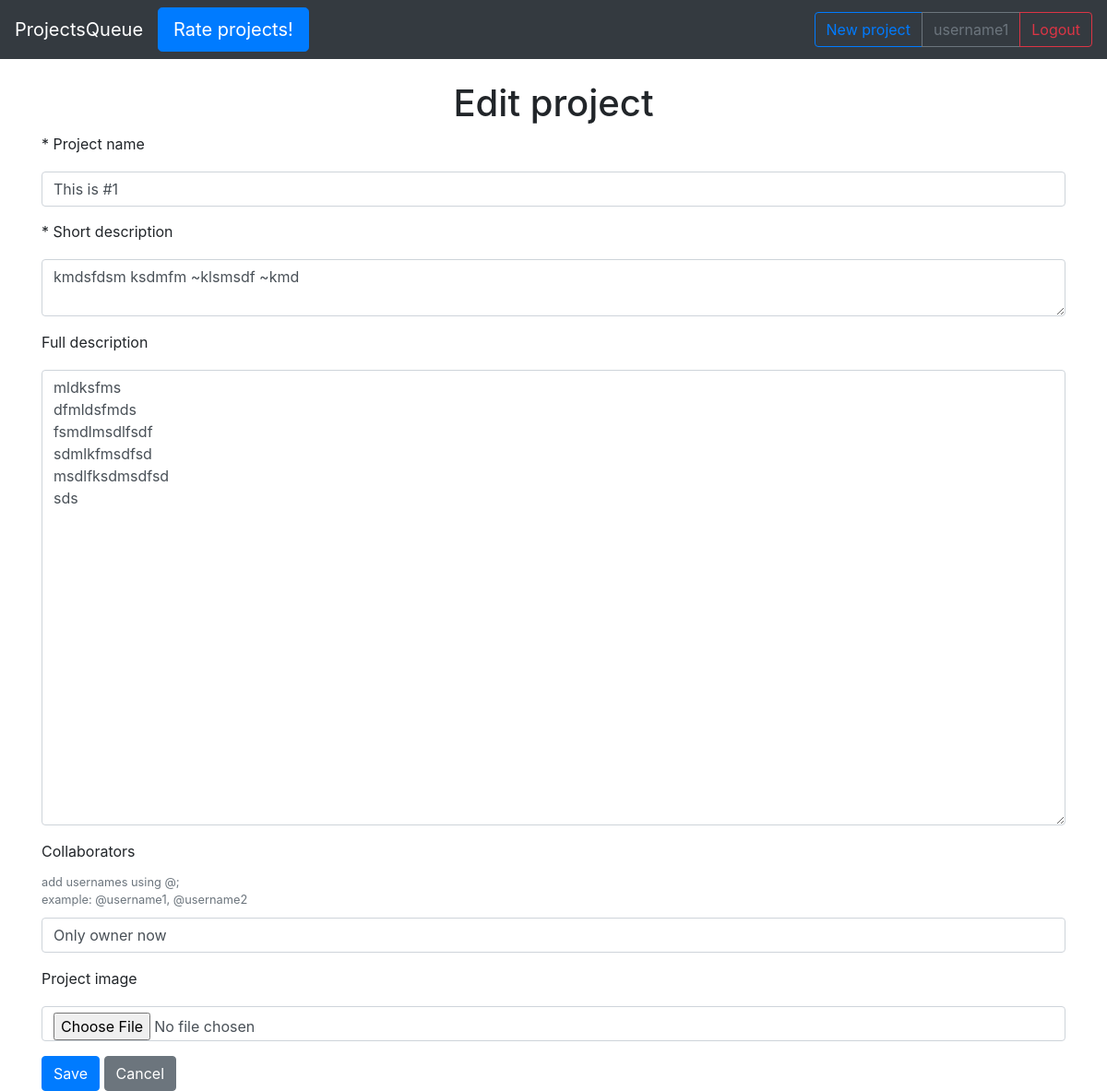
The page /project/edit/1 (signed in) on the database its author committed.
### models.py (models this page shows, shortened)
class User(SqlAlchemyBase, UserMixin):
    __tablename__ = 'users'
    id = sqlalchemy.Column(sqlalchemy.Integer, primary_key=True, autoincrement=True)
    name = sqlalchemy.Column(sqlalchemy.String, nullable=True)
    surname = sqlalchemy.Column(sqlalchemy.String, nullable=True)
    username = sqlalchemy.Column(sqlalchemy.String, unique=True)
    email = sqlalchemy.Column(sqlalchemy.String, unique=True)
    hashed_password = sqlalchemy.Column(sqlalchemy.String, nullable=True)
    description = sqlalchemy.Column(sqlalchemy.String, nullable=True)
    country = sqlalchemy.Column(sqlalchemy.String, nullable=True)
    age = sqlalchemy.Column(sqlalchemy.Integer)
    register_date = sqlalchemy.Column(sqlalchemy.DateTime)
    prjcts = sqlalchemy.Column(sqlalchemy.String)

class Projects(SqlAlchemyBase):
    __tablename__ = 'projects'
    id = sqlalchemy.Column(sqlalchemy.Integer, primary_key=True, autoincrement=True)
    name = sqlalchemy.Column(sqlalchemy.String, nullable=True)
    short_description = sqlalchemy.Column(sqlalchemy.Text, nullable=True)
    full_description = sqlalchemy.Column(sqlalchemy.Text, nullable=True)
    create_date = sqlalchemy.Column(sqlalchemy.DateTime, default=datetime.datetime.now())
    image_path = sqlalchemy.Column(sqlalchemy.String)
    edit_date = sqlalchemy.Column(sqlalchemy.DateTime)
    rates_5 = sqlalchemy.Column(sqlalchemy.Integer, default=0)
    rates_4 = sqlalchemy.Column(sqlalchemy.Integer, default=0)
    rates_3 = sqlalchemy.Column(sqlalchemy.Integer, default=0)
    rates_2 = sqlalchemy.Column(sqlalchemy.Integer, default=0)
    rates_1 = sqlalchemy.Column(sqlalchemy.Integer, default=0)
    num_rates = sqlalchemy.Column(sqlalchemy.Integer, default=0)
    avg_rate = sqlalchemy.Column(sqlalchemy.Float, default=0)
    views = sqlalchemy.Column(sqlalchemy.Integer, default=0)
    owner_id = sqlalchemy.Column(sqlalchemy.Integer, sqlalchemy.ForeignKey('users.id'))
    owner = orm.relationship('User', foreign_keys='Projects.owner_id', lazy='subquery')  # type: User
    collaborators = orm.relation('User', secondary='association_collabs', backref='projects')
    comments = orm.relationship('Comment', backref='projects', lazy='dynamic')

### blog.py (the view, shortened to what this page needs)
@blueprint.route('/edit/<int:id>', methods=['GET', 'POST'])
@login_required
def edit_blog(id):
    form = EditProjectForm()
    if request.method == 'GET':
        project = get_project(id)  # type: Projects
        if project:
            form.name.data = project.name
            form.short_description.data = project.short_description
            form.full_description.data = project.full_description
            form.collaborators.data = 'Only owner now'
            form.image_field.data = project.image_path
        else:
            abort(404)
    return render_template('edit_project.html', title='Edit project', form=form)

### forms.py
class EditProjectForm(ProjectForm):
    submit = SubmitField('Save')

### db_session.py (called while the page is built)
def create_session() -> Session:
    global __factory
    return __factory()

### main.py (called while the page is built)
@login_manager.user_loader
def load_user(user_id):
    sesion = db_session.create_session()
    return sesion.query(User).get(user_id)

@app.before_request
def before_req():
    print(current_user.is_authenticated)

### useful_functions.py (called while the page is built)
def get_project(id):
    sesion = db_session.create_session()
    object_project = sesion.query(Projects).get(id)
    if object_project:
        return object_project
    abort(404)

### templates/edit_project.html (shortened to what this page needs)
{% extends "base.html" %}
{% block content %}
<div align="center">
    <br>
    <h1 class="name-text">Edit project</h1>
</div>
<form method="post" enctype="multipart/form-data" action="" novalidate>
    <div class="row">
        <div class="col">
            <label class="forms-label-text lab">{{form.name.label}}</label>
            {{form.name(class="forms-input form-control")}}
        </div>
    </div>
    <div class="form-group">
        <label class="forms-label-text lab">{{form.short_description.label}}</label>
        {{form.short_description(class="forms-input form-control")}}
    </div>
    <div class="form-group">
        <label class="forms-label-text lab">{{form.full_description.label}}</label>
        {{form.full_description(class="forms-input form-control")}}
    </div>
    <div class="form-group">
        <label class="forms-label-text lab">{{form.collaborators.label}}
            <small class="form-text text-muted">add usernames using @;<br>
                example: @username1,
                @username2
            </small>
        </label>
        {{form.collaborators(class="form-control")}}
    </div>
    <div class="form-group">
        <label class="forms-label-text lab">{{form.image_field.label}}</label>
        {{form.image_field(class="forms-input form-control")}}
    </div>
    {{ form.submit(type="submit", class="btn btn-primary") }}
    <a type="button" class="btn btn-secondary" href="/project/show/{{id}}">Cancel</a>
</form>
{% endblock %}

### templates/base.html (shortened to what this page needs)
<!doctype html>
<html lang="en">
<head>
    <link rel="stylesheet"
          href="https://stackpath.bootstrapcdn.com/bootstrap/4.4.1/css/bootstrap.min.css"
>
    <link rel="stylesheet" href="{{ url_for('static', filename='css/style.css') }}">
    <link rel="stylesheet" href="https://cdnjs.cloudflare.com/ajax/libs/font-awesome/4.7.0/css/font-awesome.min.css">
</head>
<body>
<header>
    <nav class="navbar navbar-expand-lg navbar-dark bg-dark">
        <a class="navbar-brand" href="/">ProjectsQueue</a>
        {% if current_user.is_authenticated %}
        <div class="text-center">
            <a href="/rank-projects" class="btn btn-primary btn-lg btn-block">Rate projects!</a>
        </div>
        {% endif %}
        {% if current_user.is_authenticated %}
        <div class="btn-group">
            <a class="btn btn-outline-primary" href="/project/register">New project</a>
            <a class="btn btn-outline-secondary" href="/user/{{current_user.username}}">{{current_user.username}}</a>
            <a class="btn btn-outline-danger" href="/logout">Logout</a>
        </div>
        {% else %}
        <div class="btn-group">
            <a class="btn btn-outline-info" href="/register">Register</a>
            <a class="btn btn-outline-info" href="/login">Login</a>
        </div>
        {% endif %}
    </nav>
</header>
<main role="main" class="container">
    {% block content %}{% endblock %}
</main>
</body>
</html>

### static/css/style.css (style rules this page uses)
.form-control { margin-bottom:15px; }
.lab { margin-bottom:10px; }

### rows shown on the page
User: username "username1"
Projects: name "This is #1", short_description "kmdsfdsm ksdmfm ~klsmsdf ~kmd", full_description "mldksfms dfmldsfmds fsmdlmsdlfsdf sdmlkfmsdfsd msdlfksdmsdfsd sds"
